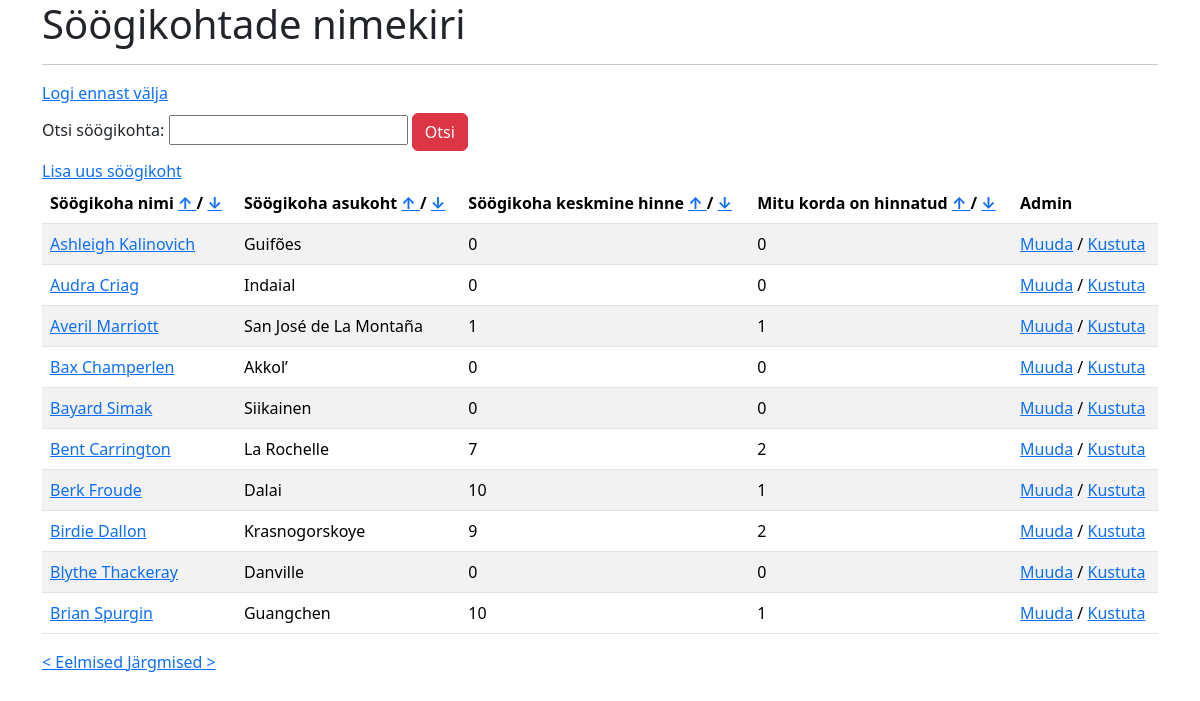
/?lehekylg=2 (signed in), run on the app's committed database.
### tables this page shows
CREATE TABLE `soogikohad` (
  `id` int(6) NOT NULL,
  `nimi` varchar(255) NOT NULL,
  `asukoht` varchar(255) NOT NULL,
  `keskmine_hinne` double NOT NULL,
  `hinnatud` int(6) NOT NULL,
  `liigid` varchar(255) NOT NULL
);

### index.php (the view, shortened to what this page needs)
<?php
include ("config.php");
?>
<!DOCTYPE html>
<html lang="et">
<head>
    <link
        href="https://cdn.jsdelivr.net/npm/bootstrap@5.3.2/dist/css/bootstrap.min.css" rel="stylesheet"
    >
</head>
<body>
    <div class="container">
        <h1>Söögikohtade nimekiri</h1>
        <hr>
        <a href="logout.php">Logi ennast välja</a>
        <form method="get">
            <label for="otsi">Otsi söögikohta: </label>
            <input type="text" name="otsi" id="otsi">
            <input type="submit" class="btn btn-danger my-2" value="Otsi">
        </form>
        <a href="lisasoogikoht.php">Lisa uus söögikoht</a>
        <table class="table table-striped">
            <thead>
                <tr>
                    <th scope="col">Söögikoha nimi <a href="?sort=nimi&order=asc">↑ </a> / <a href="?sort=nimi&order=desc">↓</a></th>
                    <th scope="col">Söögikoha asukoht <a href="?sort=asukoht&order=asc">↑ </a> / <a href="?sort=asukoht&order=desc">↓</a></th>
                    <th scope="col">Söögikoha keskmine hinne <a href="?sort=keskmine_hinne&order=asc">↑ </a> / <a href="?sort=keskmine_hinne&order=desc">↓</a></th>
                    <th scope="col">Mitu korda on hinnatud <a href="?sort=hinnatud&order=asc">↑ </a> / <a href="?sort=hinnatud&order=desc">↓</a></th>
                    <th scope="col">Admin</th>
                </tr>
            </thead>
            <tbody>
                <?php
                $lehekyljesuurus = 10;
                if (isset($_GET['lehekylg'])) {
                    $lehekylg = $_GET['lehekylg'];
                } else {
                    $lehekylg = 1;
                }
                $start = ($lehekylg-1) * $lehekyljesuurus;
                $sort = isset($_GET['sort']) ? $_GET['sort'] : 'nimi';
                $order = isset($_GET['order']) ? $_GET['order'] : 'asc';
                $otsi = isset($_GET['otsi']) ? $_GET['otsi'] : '';
                $sqlotsing = $otsi ? "WHERE nimi LIKE '%$otsi%'" : '';
                $sqlsoogikohad = "SELECT * FROM soogikohad $sqlotsing ORDER BY $sort $order LIMIT $start, $lehekyljesuurus";
                $tulemus = $yhendus -> query($sqlsoogikohad);
                if ($tulemus->num_rows > 0){
                    while ($row = $tulemus -> fetch_assoc()){
                        $id = $row['id'];
                        $hinnatudquery = "SELECT COUNT(*) as hinnatud FROM hinnangud WHERE toidukohad_id = '$id'";
                        $hinnatudvastus = $yhendus -> query($hinnatudquery);
                        $hinnatudfetch = $hinnatudvastus -> fetch_assoc()['hinnatud'];
                        $keskhinnequery = "SELECT AVG(hinnang) as keskmine_hinne FROM hinnangud WHERE toidukohad_id = '$id'";
                        $keskhinnefetch = $yhendus -> query($keskhinnequery);
                        $keskhinnefetch = $keskhinnefetch -> fetch_assoc()['keskmine_hinne'];
                        $keskhinneumardus = round($keskhinnefetch,1);
                        ?>
                        <tr>
                            <td> <a href="hinnangulisamine.php?koht=<?php echo urlencode($id); ?> "> <?php echo $row["nimi"]; ?></a></td>
                            <td> <?php echo $row["asukoht"]; ?> </td>
                            <td> <?php echo round($keskhinneumardus, 1);?> </td>
                            <td> <?php echo $hinnatudfetch; ?> </td>
                            <td><a href="muudasoogikoht.php?koht= <?php echo urlencode($id); ?> ">Muuda</a><a> / </a> <?php echo "<a href='kustutasoogikoht.php?koht=" . $id . "'>Kustuta</a>"; ?></td>
                        </tr>
                        <?php
                    }
                }
                ?>
            </tbody>
        </table>
        <?php
        $eelminelehekylg = $lehekylg - 1;
        $jargminelehekylg = $lehekylg + 1;
        if ($eelminelehekylg > 0) {
            echo "<a href='?lehekylg=$eelminelehekylg'>&lt; Eelmised</a>";
        }
        if ($tulemus -> num_rows == $lehekyljesuurus) {
            echo "<a href='?lehekylg=$jargminelehekylg'> Järgmised &gt;</a>";
        }
        ?>
        <br>
    </div>
    </body>
</html>

### data on the page
soogikohad: nimi "Ashleigh Kalinovich", asukoht "Guifões", keskhinneumardus "0", hinnatudfetch "0"
soogikohad: nimi "Audra Criag", asukoht "Indaial", keskhinneumardus "0", hinnatudfetch "0"
soogikohad: nimi "Averil Marriott", asukoht "San José de La Montaña", keskhinneumardus "1", hinnatudfetch "1"
soogikohad: nimi "Bax Champerlen", asukoht "Akkol’", keskhinneumardus "0", hinnatudfetch "0"
soogikohad: nimi "Bayard Simak", asukoht "Siikainen", keskhinneumardus "0", hinnatudfetch "0"
soogikohad: nimi "Bent Carrington", asukoht "La Rochelle", keskhinneumardus "7", hinnatudfetch "2"
soogikohad: nimi "Berk Froude", asukoht "Dalai", keskhinneumardus "10", hinnatudfetch "1"
soogikohad: nimi "Birdie Dallon", asukoht "Krasnogorskoye", keskhinneumardus "9", hinnatudfetch "2"
soogikohad: nimi "Blythe Thackeray", asukoht "Danville", keskhinneumardus "0", hinnatudfetch "0"
soogikohad: nimi "Brian Spurgin", asukoht "Guangchen", keskhinneumardus "10", hinnatudfetch "1"
